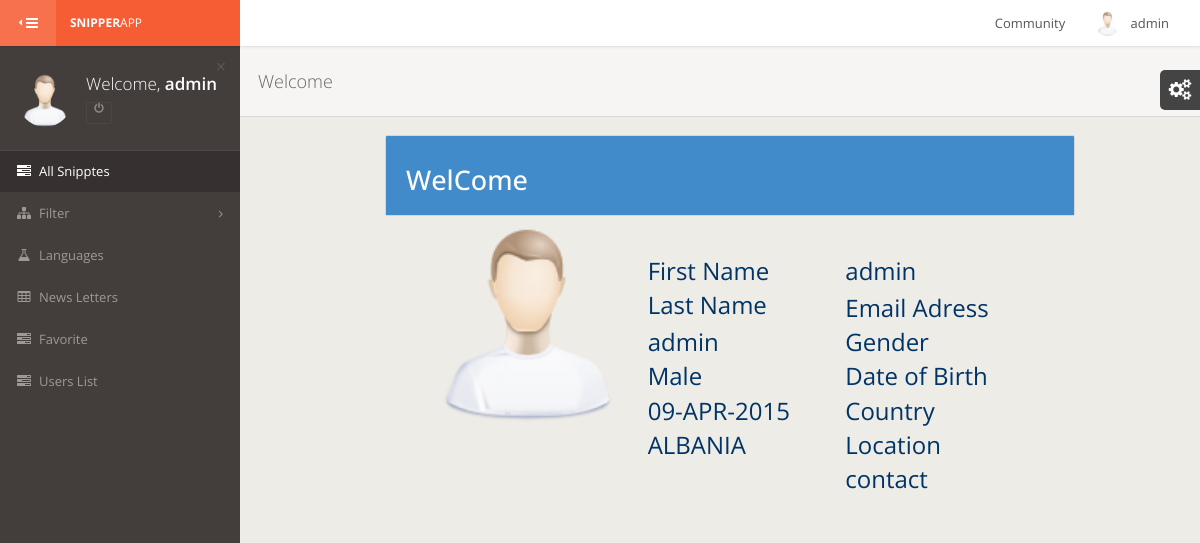
/admin/profile.php (signed in), run on the app's committed database.
### tables this page shows
CREATE TABLE IF NOT EXISTS `uprofile` (
  `id` int(11) NOT NULL auto_increment,
  `fname` varchar(100) NOT NULL,
  `name` varchar(100) NOT NULL,
  `email` varchar(100) NOT NULL,
  `Password` varchar(100) NOT NULL,
  `birthday` varchar(100) NOT NULL,
  `Country` varchar(100) NOT NULL,
  `Location` varchar(100) NOT NULL,
  `contact` text NOT NULL,
  `gender` varchar(10) NOT NULL,
  `photo` text NOT NULL,
  `status` varchar(100) NOT NULL default 'a',
  PRIMARY KEY  (`id`)
);

### admin/profile.php (the view, shortened to what this page needs)
<?php include "header.php"; ?>
<?php
$emailid = $_SESSION['user_sess'];
$select = "select * from uprofile where email='$emailid' ";
$res    = mysql_query($select)or die(mysql_error());
$row    = mysql_fetch_array($res);
?>
   <div id="content-wrapper">
		<div class="page-header">
			<h1>Welcome</h1>
		</div>
		<div class="row">
			<div class="col-xm-12" style=" margin-left:20px
              ;padding:0px 118px;">
         <div class="panel panel-primary">
              <div class="panel-heading">
              <strong><h2>WelCome &nbsp;<?php   echo $row['name']; ?></h2></strong>
              <div class="col-xs-12">
              <div class="col-xs-4"><br>
              <img class="img-rounded" src="<?php echo $row['photo'];?>" width="200" height="200"/>
              </div>
              <div  style="margin-top:50px; "class="col-xs-8">
              <div style="float:left; font-size:24px; color:#036;" class="col-xs-6">First Name</div>
              <div style="float:left; font-size:24px; color:#036;" class="col-xs-6"><?php echo $row['fname'];?></div><br/>
              <div style="float:left; font-size:24px; color:#036;" class="col-xs-6"> Last Name </div>
              <div style="float:left; font-size:24px; color:#036;" class="col-xs-6"><?php echo $row['name'];?></div><br/>
              <div style="float:left; font-size:24px; color:#036;" class="col-xs-6"> Email Adress</div>
              <div style="float:left; font-size:24px; color:#036;" class="col-xs-6"><?php echo $row['email'];?></div><br/>
              <div style="float:left; font-size:24px; font:Verdana, Geneva, sans-serif; color:#036;" class="col-xs-6">Gender</div>
              <div style="float:left; font-size:24px; font:Verdana, Geneva, sans-serif; color:#036;" class="col-xs-6"><?php echo $row['gender'];?></div><br/>
              <div style="float:left; font-size:24px; font:Verdana, Geneva, sans-serif; color:#036;" class="col-xs-6"> Date of Birth</div>
              <div style="float:left; font-size:24px; font:Verdana, Geneva, sans-serif; color:#036;" class="col-xs-6"><?php echo $row['birthday'];?></div><br/>
<div style="float:left; font-size:24px; font:Verdana, Geneva, sans-serif; color:#036;" class="col-xs-6"> Country</div>
              <div style="float:left; font-size:24px; font:Verdana, Geneva, sans-serif; color:#036;" class="col-xs-6"><?php echo $row['Country'];?></div><br/>
<div style="float:left; font-size:24px; font:Verdana, Geneva, sans-serif; color:#036;" class="col-xs-6">  	Location</div>
              <div style="float:left; font-size:24px; font:Verdana, Geneva, sans-serif; color:#036;" class="col-xs-6"><?php echo $row['Location'];?></div><br/>
              <div style="float:left; font-size:24px; font:Verdana, Geneva, sans-serif; color:#036;" class="col-xs-6">contact</div>
              <div style="float:left; font-size:24px; font:Verdana, Geneva, sans-serif; color:#036;" class="col-xs-6"><?php echo $row['contact'];?></div><br/>
              </div>
              </div>
              </div>
          </div>
     </div>
		</div>
  </div>
<?php include "footer.php"; ?>

### admin/header.php (shortened to what this page needs)
<?php
$UserSessions	= $_SESSION['user_sess'];
$querySesion   =  "SELECT * FROM uprofile WHERE email = '$UserSessions'";
$resSesion   =  mysql_query($querySesion) or die(mysql_error());
while($rowSesion  =  mysql_fetch_array($resSesion))
{
  $UserFirstName    = $rowSesion['fname'];
}
?>
<!DOCTYPE html>
 <html class="gt-ie8 gt-ie9 not-ie">
<head>
	<link href="assets/stylesheets/bootstrap.min.css" rel="stylesheet" type="text/css">
	<link href="assets/stylesheets/landerapp.min.css" rel="stylesheet" type="text/css">
	<link href="assets/stylesheets/widgets.min.css" rel="stylesheet" type="text/css">
	<link href="assets/stylesheets/rtl.min.css" rel="stylesheet" type="text/css">
	<link href="assets/stylesheets/themes.min.css" rel="stylesheet" type="text/css">
</head>
<body class="theme-default main-menu-animated">
<div id="main-wrapper">
	<div id="main-navbar" class="navbar navbar-inverse" role="navigation">
		<button type="button" id="main-menu-toggle"><i class="navbar-icon fa fa-bars icon"></i><span class="hide-menu-text">HIDE MENU</span></button>
		<div class="navbar-inner">
			<div class="navbar-header">
				<a href="profile.php" class="navbar-brand">
					<strong>Snipper</strong>App
				</a>
			</div>
			<div id="main-navbar-collapse" class="collapse navbar-collapse main-navbar-collapse">
				<div>
					<div class="right clearfix">
                        <ul class="nav navbar-nav pull-right right-navbar-nav">
							<li class="dropdown">
								<a href="#" class="dropdown-toggle user-menu" data-toggle="dropdown">
									<img src="<?php echo '../photo/admin.png'?>" alt="<?php echo '../'.$MyPhoto;?>">
									<span><?php echo $_SESSION['user_sess']; ?></span>
								</a>
							</li>
						</ul>
                        <ul class="nav navbar-nav pull-right right-navbar-nav">
							<li class="dropdown">
								<a href="community.php">
									<span><?php echo 'Community' ?></span>
								</a>
							</li>
						</ul>
					</div>
				</div>
			</div>
		</div>
	</div>
	<div id="main-menu" role="navigation">
		<div id="main-menu-inner">
			<div class="menu-content top" id="menu-content-demo">
				<div>
					<div class="text-bg"><span class="text-slim">Welcome,</span> <span class="text-semibold"><?php echo $UserFirstName ?></span></div>
					<img src="<?php echo '../photo/admin.png'; ?>" alt="" class="">
					<div class="btn-group">
						<a name="logout" title="logout" href="../logout.php" class="btn btn-xs btn-danger btn-outline dark"><i class="fa fa-power-off"></i></a>
					</div>
					<a href="#" class="close">&times;</a>
				</div>
			</div>
			<ul class="navigation">
				<li class="active">
					<a href="allsnipptes.php"><i class="menu-icon fa fa-tasks"></i><span class="mm-text">All Snipptes</span></a>
				</li>
                <li class="mm-dropdown">
					<a href="#"><i class="menu-icon fa fa-sitemap"></i><span class="mm-text">Filter</span></a>
				</li>
				<li>
					<a href="languages.php"><i class="menu-icon fa fa-flask"></i><span class="mm-text">Languages</span></a>
				</li>
				<li>
					<a href="#"><i class="menu-icon fa fa-table"></i><span class="mm-text">News Letters</span></a>
				</li>
				<li>
					<a href="faveret.php"><i class="menu-icon fa fa-tasks"></i><span class="mm-text">Favorite</span></a>
				</li>
				<li>
					<a href="users.php"><i class="menu-icon fa fa-tasks"></i><span class="mm-text">Users List</span></a>
				</li>
			</ul>
		</div>
	</div>

### data on the page
uprofile: fname "admin", photo (picture), email "admin", gender "Male", birthday "09-APR-2015", Country "ALBANIA"

### other printed values
$_SESSION['user_sess'] "admin"
